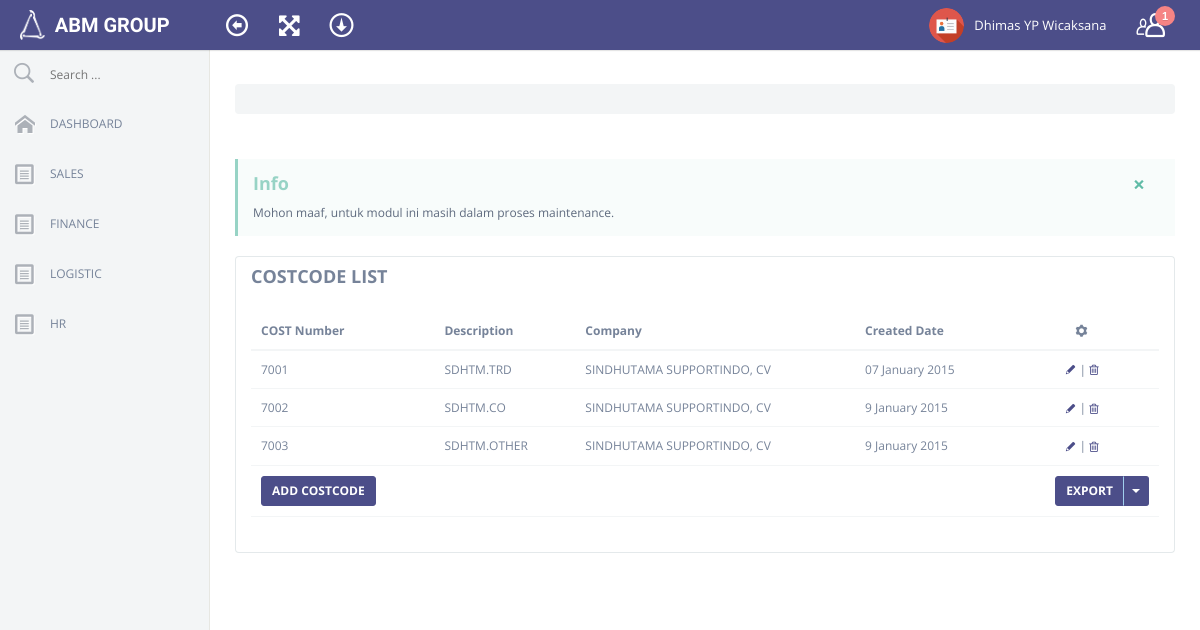
The page /list_code.php (signed in) on the database its author committed.
### tables this page shows
CREATE TABLE IF NOT EXISTS `employee` (
`id_karyawan` int(255) NOT NULL,
  `no_pegawai` int(255) DEFAULT NULL,
  `join_date` varchar(100) DEFAULT '',
  `status_karyawan` varchar(1000) DEFAULT '',
  `kode_company` varchar(100) DEFAULT '',
  `nama_depan` varchar(1000) DEFAULT '',
  `nama_tengah` varchar(1000) DEFAULT '',
  `nama_belakang` varchar(1000) DEFAULT '',
  `tempat_lahir` varchar(1000) DEFAULT '',
  `ttl_karyawan` varchar(1000) DEFAULT '',
  `alamat_karyawan` varchar(1000) DEFAULT '',
  `kota_karyawan` varchar(1000) DEFAULT '',
  `kodepos_karyawan` int(255) DEFAULT NULL,
  `propinsi_karyawan` varchar(1000) DEFAULT '',
  `negara_karyawan` varchar(1000) DEFAULT '',
  `telpon_karyawan` varchar(1000) DEFAULT '',
  `mobile_karyawan` varchar(1000) DEFAULT '',
  `email_karyawan` varchar(1000) DEFAULT '',
  `job_tittle` varchar(1000) DEFAULT '',
  `basic_salary` int(255) DEFAULT NULL,
  `meals_salary` int(255) DEFAULT NULL,
  `npwp` varchar(1000) DEFAULT '',
  `bpjs` varchar(1000) DEFAULT '',
  `sex` varchar(1000) DEFAULT '',
  `martial_status` varchar(1000) DEFAULT '',
  `spouse_name` varchar(1000) DEFAULT '',
  `no_child` int(10) DEFAULT NULL,
  `emergency_contact` varchar(1000) DEFAULT '',
  `emergency_phone` varchar(1000) DEFAULT '',
  `id_type` varchar(1000) DEFAULT '',
  `id_no` varchar(1000) DEFAULT '',
  `foto` varchar(1000) DEFAULT '',
  `status` int(10) DEFAULT NULL,
  `vis` int(10) DEFAULT NULL,
  `create_user` varchar(1000) DEFAULT '',
  `create_date` varchar(1000) DEFAULT '',
  `modified_user` varchar(1000) DEFAULT '',
  `modified_date` varchar(1000) DEFAULT ''
);

CREATE TABLE IF NOT EXISTS `cost_code` (
`id_costcode` int(11) unsigned NOT NULL,
  `noreg_cost` varchar(1000) DEFAULT NULL,
  `kode_company` varchar(100) DEFAULT NULL,
  `description` varchar(1000) DEFAULT NULL,
  `date_cost` varchar(100) DEFAULT NULL,
  `remark` text,
  `vis` int(11) DEFAULT NULL,
  `mod_user` varchar(100) DEFAULT NULL,
  `mod_date` varchar(1000) DEFAULT NULL
);

CREATE TABLE IF NOT EXISTS `company` (
`id_company` int(255) NOT NULL,
  `akta_notaris` varchar(1000) NOT NULL DEFAULT '',
  `npwp` varchar(100) DEFAULT NULL,
  `type_industry` varchar(1000) DEFAULT NULL,
  `skala_usaha` varchar(100) DEFAULT NULL,
  `kode_company` varchar(1000) NOT NULL,
  `nama_company` varchar(1000) NOT NULL,
  `kota_lahir` varchar(100) NOT NULL,
  `tanggal_lahir` varchar(100) NOT NULL,
  `direktur` varchar(1000) NOT NULL,
  `coms_1` varchar(1000) DEFAULT NULL,
  `coms_2` varchar(1000) DEFAULT NULL,
  `alamat_company` text NOT NULL,
  `kota_company` varchar(1000) NOT NULL,
  `kodepos_company` int(255) NOT NULL,
  `propinsi_company` varchar(1000) NOT NULL,
  `negara_company` varchar(1000) NOT NULL,
  `telpon_company` varchar(1000) NOT NULL,
  `email_company` varchar(1000) NOT NULL,
  `situs` varchar(100) NOT NULL,
  `domain` varchar(1000) NOT NULL,
  `vis` int(10) NOT NULL,
  `create_user` varchar(1000) NOT NULL,
  `create_date` varchar(1000) NOT NULL,
  `modified_user` varchar(1000) NOT NULL,
  `modified_date` varchar(1000) NOT NULL
);

### date_format.php (called while the page is built)
<?PHP
	  $today = date("Y-m-d");
?>

### list_code.php (the view, shortened to what this page needs)
<?PHP
	  $id2=$_SESSION['SESS_MEMBER_ID'];
	  $tampil= mysql_query("select * from user where id_pegawai='$id2'");
	  $data_tampil = mysql_fetch_array($tampil);
	  $kd_role = $data_tampil['role'];
    $peg = $data_tampil['nama_pegawai'];
	if ($kd_role == "1") {
  include ("head_meta.php");
?>
<body>
  <?PHP
  include ("header.php");
  include ("sidebar.php");
  include ("date_format.php");
  ?>
<div id=content>
  <div class=content-wrapper>
    <div class="row">
      <div class="col-lg-12 heading">
        <br>
        <ul id="crumb" class="breadcrumb">
        </ul>
      </div>
    </div>
    <div class=outlet>
      <div class=row>
        <div class=col-lg-12>
          <div class="bs-callout bs-callout-info fade in">
            <button type=button class=close data-dismiss=alert aria-hidden=true>&times;</button>
            <h4>Info</h4>
            <p>Mohon maaf, untuk modul ini masih dalam proses maintenance.</p>
          </div>
        </div>
      </div>
      <div class=row>
        <div class=col-lg-12>
          <div class="panel panel-default plain panelRefresh">
            <div class="panel-heading white-bg">
              <h4>COSTCODE LIST</h4>
            </div>
            <div class=panel-body>
              <table class="table display" id=datatable>
                <thead>
                  <tr>
                    <th>COST Number
                    <th>Description
                    <th>Company
                    <th>Created Date
                    <th class="text-center"><i class="im-cog"></i>
                <tbody>
					<?PHP $mu= mysql_query("select * from cost_code where vis='0' order by id_costcode asc limit 0, 10");
						While($mu2= mysql_fetch_assoc($mu)) {
								echo '<tr class="odd gradeX">';
								echo '<td>'.$mu2['noreg_cost'];
								echo '<td>'.$mu2['description'];
                          $cmpy=$mu2['kode_company'];
                          $cmpy2= mysql_query("select * from `company` where kode_company='$cmpy'") or die(mysql_error());
                          $cmpy3= mysql_result($cmpy2, 0, 'nama_company');
                echo '<td>'.$cmpy3;
                echo '<td>'.$mu2['mod_date'];
                echo '<td class="text-center"><a href="edit_costcode.php?kd='.$mu2["id_costcode"].'" target="_Blank"><i class="en-pencil"></i></a> | ';
								echo '<a href="sys/engine/del_costcode.php?kd='.$mu2["id_costcode"].'&&dt='.$today.'&&pg='.$peg.'&&clt='.$mu2["noreg_cost"].'&&swch=1" onclick=\'return confirm("Anda yakin ingin menghapus?")\'><i class="fa-trash"></i></a>';
							}
					?>
                <tfoot>
                  <tr>
                    <th><a href="add_costcode.php" target="_Blank"><button type=button class="btn btn-sm btn-primary">ADD COSTCODE</button></a>
                    <th>
                    <th>
                    <th>
                    <th style="text-align: right;">
                      <div class=btn-group>
                        <button type=button class="btn btn-sm btn-primary">EXPORT</button>
                        <button type=button class="btn btn-sm btn-primary dropdown-toggle" data-toggle=dropdown><span class=caret></span> <span class=sr-only>Toggle Dropdown</span></button>
                      </div>
              </table>
            </div>
          </div>
        </div>
      </div>
    </div>
  </div>
</div>
<?PHP 	}  else { header("Location: error_page.php"); } ?>

### header.php (shortened to what this page needs)
Start #header -->
<div id="header">
  <div class=container-fluid>
    <div class=navbar>
      <div class="navbar-header">
        <a class=navbar-brand href=dashboard.php>
          <img style="margin: 5px 5px 10px 20px;" width="25" height="30" src=assets/img/logo01.png>
            <span class=text-logo>ABM GROUP</span><span class=text-slogan></span></a></div>
              <nav class=top-nav role=navigation>
                <ul class="nav navbar-nav pull-left">
                  <li id="toggle-sidebar-li"><a href=# id="toggle-sidebar"><i class=en-arrow-left2></i></a></li>
                  <li><a href=# class=full-screen><i class=fa-fullscreen></i></a></li>
                  <li><a href=# id="toggle-header-area"><i class=ec-download></i></a></li>
                </ul>
        <ul class="nav navbar-nav pull-right">
          <?PHP
                $idu= $data_tampil['nama_pegawai'];
                $idu2= mysql_query("select * from employee where nama_depan='$idu'") or die(mysql_error());
                $idu4= mysql_result($idu2, 0, 'nama_depan');
                $idu5= mysql_result($idu2, 0, 'nama_tengah');
                $idu6= mysql_result($idu2, 0, 'nama_belakang');
          ?>
          <li class=dropdown>
            <a href=# data-toggle=dropdown>
              <img class=user-avatar src=assets/img/ico/profile.png >
              <?PHP echo $idu4 ?> <?PHP echo $idu5 ?> <?PHP echo $idu6 ?>
            </a>
          </li>
          <li id="toggle-right-sidebar-li"><a href=# id="toggle-right-sidebar"><i class="ec-users"></i> <span class="notification">1</span></a></li>
        </ul>
      </nav>
    </div>
  </div>
</div>

### rows shown on the page
employee: nama_depan "Dhimas", nama_belakang "YP Wicaksana"
cost_code: noreg_cost "7001", description "SDHTM.TRD", company.nama_company "SINDHUTAMA SUPPORTINDO, CV", mod_date "07 January 2015"
cost_code: noreg_cost "7002", description "SDHTM.CO", company.nama_company "SINDHUTAMA SUPPORTINDO, CV", mod_date "9 January 2015"
cost_code: noreg_cost "7003", description "SDHTM.OTHER", company.nama_company "SINDHUTAMA SUPPORTINDO, CV", mod_date "9 January 2015"
